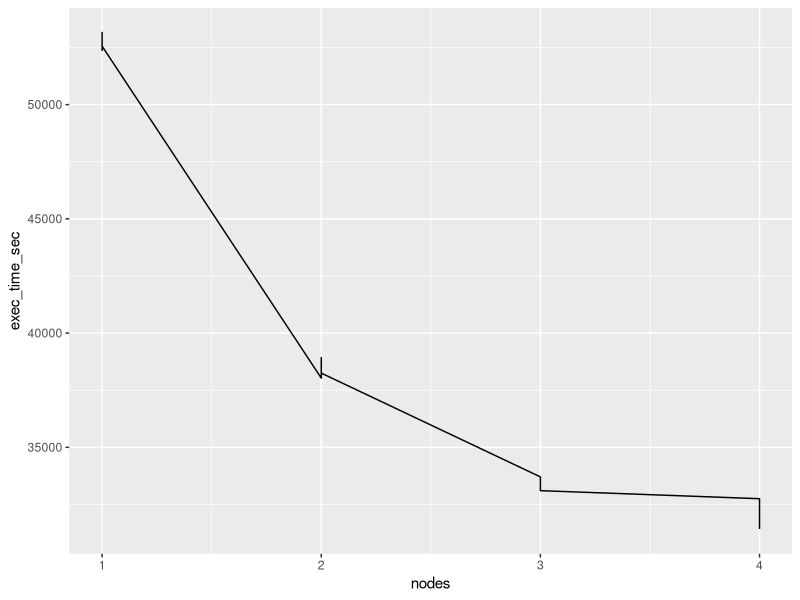
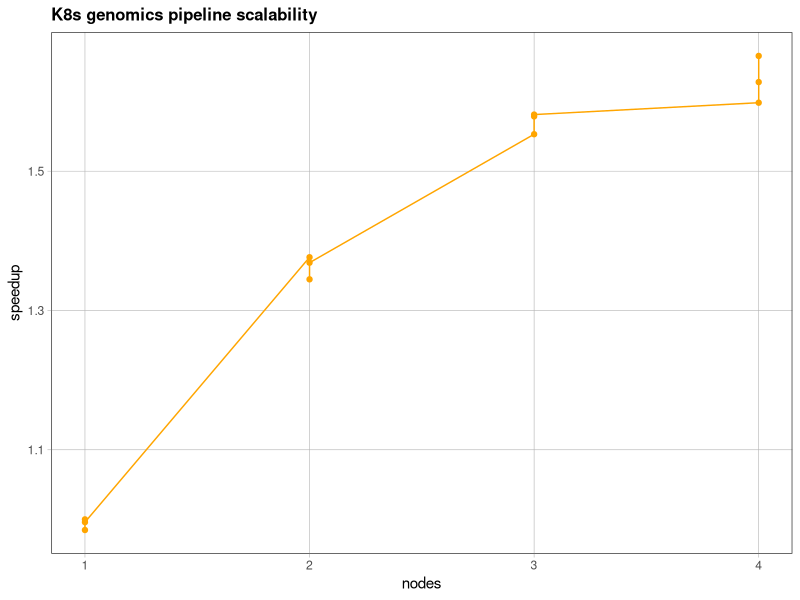

These figures' R source, in order:
library(tidyverse)

times <- read.csv("scalability/times.csv")
t1 <- 52346
speedup <-
  times %>%
    mutate(speedup = t1/exec_time_sec)
ggplot(times, aes(nodes, exec_time_sec)) +
  geom_line()

ggplot(speedup, aes(nodes, speedup)) +
  theme_bw() +
  theme(
    plot.title = element_text(face = "bold", size = 12),
    axis.ticks = element_line(colour = "grey70", size = 0.2),
    panel.grid.major = element_line(colour = "grey70", size = 0.2),
    panel.grid.minor = element_blank()
  ) +
  labs(
    title = "K8s genomics pipeline scalability"
  ) +
  geom_line(color = "orange") +
  geom_point(color = "orange")
